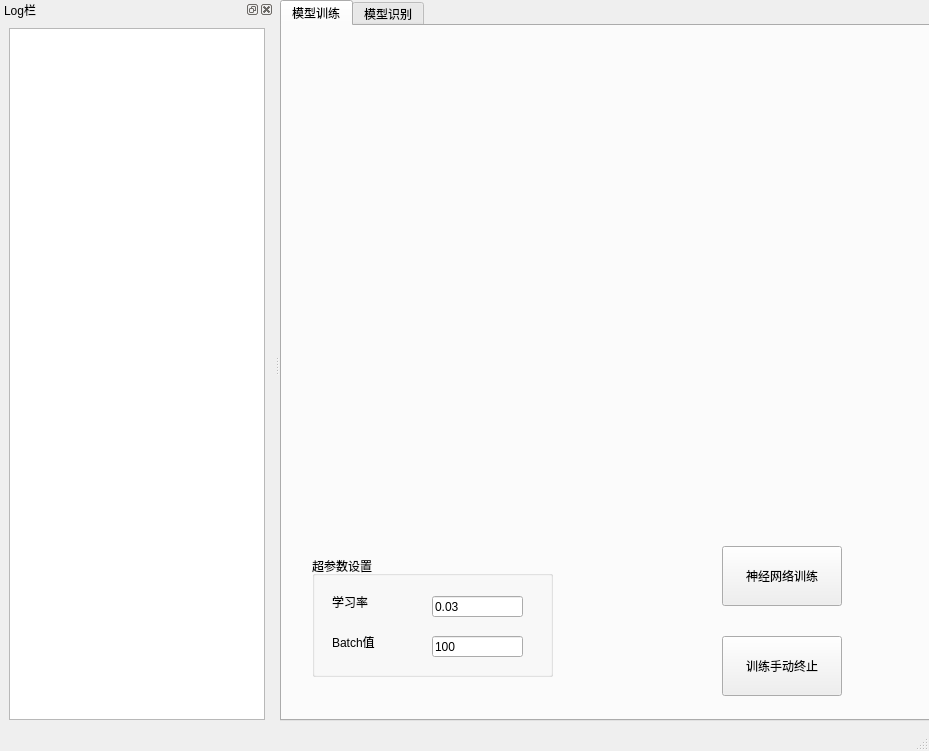
<?xml version="1.0" encoding="UTF-8"?>
<ui version="4.0">
 <class>MainWindow</class>
 <widget class="QMainWindow" name="MainWindow">
  <property name="geometry">
   <rect>
    <x>0</x>
    <y>0</y>
    <width>929</width>
    <height>751</height>
   </rect>
  </property>
  <property name="windowTitle">
   <string>基于特征处理的手写数字识别</string>
  </property>
  <widget class="QWidget" name="centralwidget">
   <widget class="QTabWidget" name="tabWidget">
    <property name="geometry">
     <rect>
      <x>0</x>
      <y>0</y>
      <width>651</width>
      <height>721</height>
     </rect>
    </property>
    <property name="tabShape">
     <enum>QTabWidget::Rounded</enum>
    </property>
    <property name="currentIndex">
     <number>0</number>
    </property>
    <property name="elideMode">
     <enum>Qt::ElideNone</enum>
    </property>
    <widget class="QWidget" name="tab">
     <attribute name="title">
      <string>模型训练</string>
     </attribute>
     <widget class="QSplitter" name="splitter">
      <property name="geometry">
       <rect>
        <x>20</x>
        <y>10</y>
        <width>601</width>
        <height>481</height>
       </rect>
      </property>
      <property name="layoutDirection">
       <enum>Qt::LeftToRight</enum>
      </property>
      <property name="orientation">
       <enum>Qt::Vertical</enum>
      </property>
      <widget class="QWidget" name="layoutWidget">
       <layout class="QVBoxLayout" name="verticalLayout">
        <property name="sizeConstraint">
         <enum>QLayout::SetFixedSize</enum>
        </property>
       </layout>
      </widget>
     </widget>
     <widget class="QPushButton" name="Button_Train">
      <property name="geometry">
       <rect>
        <x>440</x>
        <y>520</y>
        <width>120</width>
        <height>60</height>
       </rect>
      </property>
      <property name="text">
       <string>神经网络训练</string>
      </property>
     </widget>
     <widget class="QGroupBox" name="groupBox">
      <property name="geometry">
       <rect>
        <x>30</x>
        <y>530</y>
        <width>241</width>
        <height>121</height>
       </rect>
      </property>
      <property name="title">
       <string>超参数设置</string>
      </property>
      <widget class="QLineEdit" name="lineEdit">
       <property name="geometry">
        <rect>
         <x>120</x>
         <y>40</y>
         <width>91</width>
         <height>21</height>
        </rect>
       </property>
       <property name="text">
        <string>0.03</string>
       </property>
      </widget>
      <widget class="QLabel" name="label_3">
       <property name="geometry">
        <rect>
         <x>20</x>
         <y>40</y>
         <width>54</width>
         <height>12</height>
        </rect>
       </property>
       <property name="text">
        <string>学习率</string>
       </property>
      </widget>
      <widget class="QLabel" name="label_4">
       <property name="geometry">
        <rect>
         <x>20</x>
         <y>80</y>
         <width>54</width>
         <height>12</height>
        </rect>
       </property>
       <property name="text">
        <string>Batch值</string>
       </property>
      </widget>
      <widget class="QLineEdit" name="lineEdit_2">
       <property name="geometry">
        <rect>
         <x>120</x>
         <y>80</y>
         <width>91</width>
         <height>21</height>
        </rect>
       </property>
       <property name="text">
        <string>100</string>
       </property>
      </widget>
     </widget>
     <widget class="QPushButton" name="Button_Stop">
      <property name="geometry">
       <rect>
        <x>440</x>
        <y>610</y>
        <width>120</width>
        <height>60</height>
       </rect>
      </property>
      <property name="text">
       <string>训练手动终止</string>
      </property>
     </widget>
    </widget>
    <widget class="QWidget" name="tab_2">
     <attribute name="title">
      <string>模型识别</string>
     </attribute>
     <widget class="QLabel" name="label">
      <property name="geometry">
       <rect>
        <x>150</x>
        <y>70</y>
        <width>300</width>
        <height>300</height>
       </rect>
      </property>
      <property name="tabletTracking">
       <bool>false</bool>
      </property>
      <property name="styleSheet">
       <string notr="true">Qlabel{background-color:rgb(0,0,0)}</string>
      </property>
      <property name="text">
       <string/>
      </property>
     </widget>
     <widget class="QPushButton" name="pushButton_ImageRecognize">
      <property name="geometry">
       <rect>
        <x>140</x>
        <y>590</y>
        <width>101</width>
        <height>51</height>
       </rect>
      </property>
      <property name="text">
       <string>图像识别</string>
      </property>
     </widget>
     <widget class="QPushButton" name="pushButton_LoadModel">
      <property name="geometry">
       <rect>
        <x>310</x>
        <y>590</y>
        <width>111</width>
        <height>51</height>
       </rect>
      </property>
      <property name="text">
       <string>加载模型</string>
      </property>
     </widget>
     <widget class="QWidget" name="horizontalLayoutWidget">
      <property name="geometry">
       <rect>
        <x>140</x>
        <y>540</y>
        <width>281</width>
        <height>31</height>
       </rect>
      </property>
      <layout class="QHBoxLayout" name="horizontalLayout">
       <item>
        <widget class="QLabel" name="label_2">
         <property name="text">
          <string>图像索引</string>
         </property>
        </widget>
       </item>
       <item>
        <widget class="QSpinBox" name="spinBox">
         <property name="maximum">
          <number>59999</number>
         </property>
        </widget>
       </item>
       <item>
        <widget class="QCheckBox" name="checkBox">
         <property name="text">
          <string>是否自动识别</string>
         </property>
        </widget>
       </item>
      </layout>
     </widget>
    </widget>
   </widget>
  </widget>
  <widget class="QStatusBar" name="statusbar"/>
  <widget class="QDockWidget" name="dockWidget">
   <property name="windowTitle">
    <string>Log栏</string>
   </property>
   <attribute name="dockWidgetArea">
    <number>1</number>
   </attribute>
   <widget class="QWidget" name="dockWidgetContents">
    <layout class="QGridLayout" name="gridLayout_26">
     <item row="0" column="0">
      <widget class="QTextEdit" name="textEdit">
       <property name="readOnly">
        <bool>true</bool>
       </property>
      </widget>
     </item>
    </layout>
   </widget>
  </widget>
 </widget>
 <resources/>
 <connections/>
</ui>
